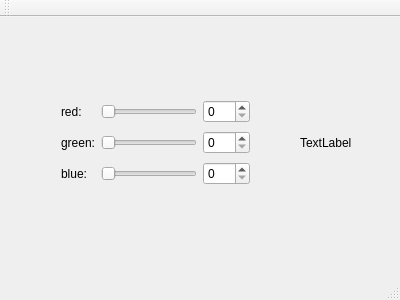
<?xml version="1.0" encoding="UTF-8"?>
<ui version="4.0">
 <class>MainWindow</class>
 <widget class="QMainWindow" name="MainWindow">
  <property name="geometry">
   <rect>
    <x>0</x>
    <y>0</y>
    <width>400</width>
    <height>300</height>
   </rect>
  </property>
  <property name="windowTitle">
   <string>MainWindow</string>
  </property>
  <widget class="QWidget" name="centralWidget">
   <widget class="QWidget" name="gridLayoutWidget">
    <property name="geometry">
     <rect>
      <x>50</x>
      <y>70</y>
      <width>211</width>
      <height>111</height>
     </rect>
    </property>
    <layout class="QGridLayout" name="gridLayout">
     <item row="2" column="0">
      <widget class="QLabel" name="labelGreen">
       <property name="text">
        <string>green:</string>
       </property>
      </widget>
     </item>
     <item row="3" column="2">
      <widget class="QSpinBox" name="spinBoxBlue">
       <property name="maximum">
        <number>255</number>
       </property>
      </widget>
     </item>
     <item row="3" column="1">
      <widget class="QSlider" name="horizontalSliderBlue">
       <property name="orientation">
        <enum>Qt::Horizontal</enum>
       </property>
      </widget>
     </item>
     <item row="2" column="1">
      <widget class="QSlider" name="horizontalSliderGreen">
       <property name="orientation">
        <enum>Qt::Horizontal</enum>
       </property>
      </widget>
     </item>
     <item row="2" column="2">
      <widget class="QSpinBox" name="spinBoxGreen">
       <property name="maximum">
        <number>255</number>
       </property>
      </widget>
     </item>
     <item row="1" column="0">
      <widget class="QLabel" name="labelRed">
       <property name="text">
        <string>red:</string>
       </property>
      </widget>
     </item>
     <item row="3" column="0">
      <widget class="QLabel" name="labelBlue">
       <property name="text">
        <string>blue:</string>
       </property>
      </widget>
     </item>
     <item row="1" column="2">
      <widget class="QSpinBox" name="spinBoxRed">
       <property name="maximum">
        <number>255</number>
       </property>
      </widget>
     </item>
     <item row="1" column="1">
      <widget class="QSlider" name="horizontalSliderRed">
       <property name="orientation">
        <enum>Qt::Horizontal</enum>
       </property>
      </widget>
     </item>
    </layout>
   </widget>
   <widget class="QLabel" name="colorLabel">
    <property name="geometry">
     <rect>
      <x>300</x>
      <y>100</y>
      <width>62</width>
      <height>51</height>
     </rect>
    </property>
    <property name="text">
     <string>TextLabel</string>
    </property>
   </widget>
  </widget>
  <widget class="QMenuBar" name="menuBar">
   <property name="geometry">
    <rect>
     <x>0</x>
     <y>0</y>
     <width>400</width>
     <height>21</height>
    </rect>
   </property>
  </widget>
  <widget class="QToolBar" name="mainToolBar">
   <attribute name="toolBarArea">
    <enum>TopToolBarArea</enum>
   </attribute>
   <attribute name="toolBarBreak">
    <bool>false</bool>
   </attribute>
  </widget>
  <widget class="QStatusBar" name="statusBar"/>
 </widget>
 <layoutdefault spacing="6" margin="11"/>
 <resources/>
 <connections>
  <connection>
   <sender>spinBoxRed</sender>
   <signal>valueChanged(int)</signal>
   <receiver>horizontalSliderRed</receiver>
   <slot>setValue(int)</slot>
   <hints>
    <hint type="sourcelabel">
     <x>238</x>
     <y>122</y>
    </hint>
    <hint type="destinationlabel">
     <x>134</x>
     <y>120</y>
    </hint>
   </hints>
  </connection>
  <connection>
   <sender>spinBoxGreen</sender>
   <signal>valueChanged(int)</signal>
   <receiver>horizontalSliderGreen</receiver>
   <slot>setValue(int)</slot>
   <hints>
    <hint type="sourcelabel">
     <x>225</x>
     <y>161</y>
    </hint>
    <hint type="destinationlabel">
     <x>203</x>
     <y>159</y>
    </hint>
   </hints>
  </connection>
  <connection>
   <sender>spinBoxBlue</sender>
   <signal>valueChanged(int)</signal>
   <receiver>horizontalSliderBlue</receiver>
   <slot>setValue(int)</slot>
   <hints>
    <hint type="sourcelabel">
     <x>231</x>
     <y>201</y>
    </hint>
    <hint type="destinationlabel">
     <x>190</x>
     <y>197</y>
    </hint>
   </hints>
  </connection>
  <connection>
   <sender>horizontalSliderRed</sender>
   <signal>valueChanged(int)</signal>
   <receiver>spinBoxRed</receiver>
   <slot>setValue(int)</slot>
   <hints>
    <hint type="sourcelabel">
     <x>115</x>
     <y>129</y>
    </hint>
    <hint type="destinationlabel">
     <x>237</x>
     <y>131</y>
    </hint>
   </hints>
  </connection>
  <connection>
   <sender>horizontalSliderGreen</sender>
   <signal>valueChanged(int)</signal>
   <receiver>spinBoxGreen</receiver>
   <slot>setValue(int)</slot>
   <hints>
    <hint type="sourcelabel">
     <x>113</x>
     <y>166</y>
    </hint>
    <hint type="destinationlabel">
     <x>236</x>
     <y>169</y>
    </hint>
   </hints>
  </connection>
  <connection>
   <sender>horizontalSliderBlue</sender>
   <signal>valueChanged(int)</signal>
   <receiver>spinBoxBlue</receiver>
   <slot>setValue(int)</slot>
   <hints>
    <hint type="sourcelabel">
     <x>117</x>
     <y>200</y>
    </hint>
    <hint type="destinationlabel">
     <x>228</x>
     <y>193</y>
    </hint>
   </hints>
  </connection>
 </connections>
</ui>
